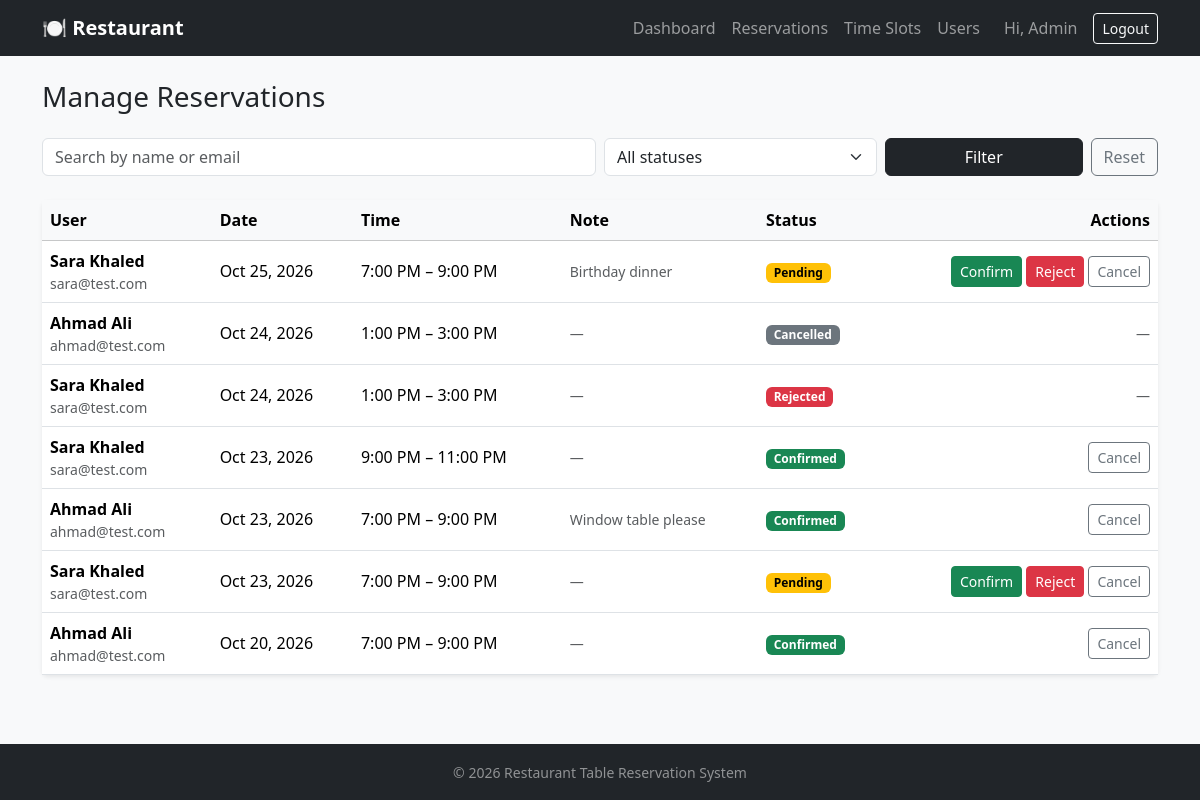
Screenshot of /admin/reservations.php (signed in) with the database file from the repository.
### tables this page shows
CREATE TABLE reservations (
    id INT AUTO_INCREMENT PRIMARY KEY,
    user_id INT NOT NULL,
    slot_id INT NOT NULL,
    note TEXT NULL,
    status ENUM(
        'pending',
        'confirmed',
        'rejected',
        'cancelled'
    ) NOT NULL DEFAULT 'pending',
    created_at TIMESTAMP NOT NULL DEFAULT CURRENT_TIMESTAMP,
    CONSTRAINT fk_reservations_user FOREIGN KEY (user_id) REFERENCES users (id) ON DELETE CASCADE,
    CONSTRAINT fk_reservations_slot FOREIGN KEY (slot_id) REFERENCES time_slots (id) ON DELETE CASCADE,
    CONSTRAINT uq_user_slot UNIQUE (user_id, slot_id)
);

CREATE TABLE users (
    id INT AUTO_INCREMENT PRIMARY KEY,
    name VARCHAR(100) NOT NULL,
    email VARCHAR(150) NOT NULL UNIQUE,
    password VARCHAR(255) NOT NULL,
    role ENUM('user', 'admin') NOT NULL DEFAULT 'user',
    is_active TINYINT(1) NOT NULL DEFAULT 1,
    created_at TIMESTAMP NOT NULL DEFAULT CURRENT_TIMESTAMP
);

CREATE TABLE time_slots (
    id INT AUTO_INCREMENT PRIMARY KEY,
    slot_date DATE NOT NULL,
    start_time TIME NOT NULL,
    end_time TIME NOT NULL,
    capacity INT NOT NULL,
    created_at TIMESTAMP NOT NULL DEFAULT CURRENT_TIMESTAMP,
    CONSTRAINT chk_capacity CHECK (capacity > 0),
    CONSTRAINT chk_time_order CHECK (end_time > start_time)
);

### includes/Auth.php (called while the page is built, shortened)
<?php
class Auth
{
    public static function isLoggedIn()
    {
        return isset($_SESSION['user_id']);
    }
    public static function isAdmin()
    {
        return self::isLoggedIn() && $_SESSION['user_role'] === 'admin';
    }
}

### includes/Reservation.php (called while the page is built, shortened)
<?php
class Reservation
{
    private $pdo;
    public function __construct($pdo)
    {
        $this->pdo = $pdo;
    }
    public function getAll($search = '', $status = '')
    {
        $sql = "SELECT r.id, r.note, r.status, r.created_at,
                   u.name, u.email,
                   ts.slot_date, ts.start_time, ts.end_time
            FROM reservations r
            JOIN users u ON u.id = r.user_id
            JOIN time_slots ts ON ts.id = r.slot_id
            WHERE 1 = 1";
        $params = [];
        $sql .= " ORDER BY ts.slot_date DESC, ts.start_time DESC";
        $stmt = $this->pdo->prepare($sql);
        $stmt->execute($params);
        return $stmt->fetchAll();
    }
}

### admin/reservations.php (the view, shortened to what this page needs)
<?php
require_once '../includes/init.php';
$reservationModel = new Reservation($pdo);
$search = trim($_GET['search'] ?? '');
$status = $_GET['status'] ?? '';
$reservations = $reservationModel->getAll($search, $status);
$basePath  = '../';
require_once '../includes/header.php';
$badgeClasses = [
    'pending'   => 'text-bg-warning',
    'confirmed' => 'text-bg-success',
    'rejected'  => 'text-bg-danger',
    'cancelled' => 'text-bg-secondary',
];
$actions = [
    'pending'   => ['confirmed' => ['Confirm', 'btn-success'], 'rejected' => ['Reject', 'btn-danger'], 'cancelled' => ['Cancel', 'btn-outline-secondary']],
    'confirmed' => ['cancelled' => ['Cancel', 'btn-outline-secondary']],
];
?>
<h1 class="h3 mb-4">Manage Reservations</h1>
<form method="get" class="row g-2 mb-4">
    <div class="col-12 col-md-6">
        <input type="text" name="search" class="form-control" placeholder="Search by name or email"
            value="<?= htmlspecialchars($search) ?>">
    </div>
    <div class="col-8 col-md-3">
        <select name="status" class="form-select">
            <option value="">All statuses</option>
        </select>
    </div>
    <div class="col-4 col-md-3 d-flex gap-2">
        <button type="submit" class="btn btn-dark flex-grow-1">Filter</button>
        <a href="reservations.php" class="btn btn-outline-secondary">Reset</a>
    </div>
</form>
<?php if (empty($reservations)): ?>
    <div class="alert alert-info">No reservations found.</div>
<?php else: ?>
    <div class="card shadow-sm border-0">
        <div class="table-responsive">
            <table class="table table-hover align-middle mb-0">
                <thead class="table-light">
                    <tr>
                        <th>User</th>
                        <th>Date</th>
                        <th>Time</th>
                        <th>Note</th>
                        <th>Status</th>
                        <th class="text-end">Actions</th>
                    </tr>
                </thead>
                <tbody>
                    <?php foreach ($reservations as $reservation): ?>
                        <tr>
                            <td>
                                <div class="fw-semibold"><?= htmlspecialchars($reservation['name']) ?></div>
                                <div class="small text-muted"><?= htmlspecialchars($reservation['email']) ?></div>
                            </td>
                            <td class="text-nowrap"><?= date('M j, Y', strtotime($reservation['slot_date'])) ?></td>
                            <td class="text-nowrap">
                                <?= date('g:i A', strtotime($reservation['start_time'])) ?> – <?= date('g:i A', strtotime($reservation['end_time'])) ?>
                            </td>
                            <td class="small text-muted"><?= htmlspecialchars($reservation['note'] ?? '—') ?></td>
                            <td>
                                <span class="badge <?= $badgeClasses[$reservation['status']] ?>"><?= ucfirst($reservation['status']) ?></span>
                            </td>
                            <td class="text-end text-nowrap">
                                <?php if (isset($actions[$reservation['status']])): ?>
                                    <?php foreach ($actions[$reservation['status']] as $newStatus => [$label, $btnClass]): ?>
                                        <form method="post" class="d-inline">
                                            <button type="submit" name="action" value="<?= $newStatus ?>"
                                                class="btn btn-sm <?= $btnClass ?>"><?= $label ?></button>
                                        </form>
                                    <?php endforeach; ?>
                                <?php else: ?>
                                    <span class="text-muted small">—</span>
                                <?php endif; ?>
                            </td>
                        </tr>
                    <?php endforeach; ?>
                </tbody>
            </table>
        </div>
    </div>
<?php endif; ?>
<?php require_once '../includes/footer.php'; ?>

### includes/header.php (shortened to what this page needs)
<?php
$basePath  = $basePath ?? '';
?>
<!DOCTYPE html>
<html lang="en">
<head>
    <link href="https://cdn.jsdelivr.net/npm/bootstrap@5.3.3/dist/css/bootstrap.min.css" rel="stylesheet">
</head>
<body class="bg-light d-flex flex-column min-vh-100">
    <nav class="navbar navbar-expand-lg navbar-dark bg-dark">
        <div class="container">
            <a class="navbar-brand fw-semibold" href="<?= $basePath ?>index.php">🍽️ Restaurant</a>
            <div class="collapse navbar-collapse" id="mainNav">
                <ul class="navbar-nav ms-auto align-items-lg-center">
                    <?php if (Auth::isAdmin()): ?>
                        <li class="nav-item"><a class="nav-link" href="<?= $basePath ?>admin/index.php">Dashboard</a></li>
                        <li class="nav-item"><a class="nav-link" href="<?= $basePath ?>admin/reservations.php">Reservations</a></li>
                        <li class="nav-item"><a class="nav-link" href="<?= $basePath ?>admin/slots.php">Time Slots</a></li>
                        <li class="nav-item"><a class="nav-link" href="<?= $basePath ?>admin/users.php">Users</a></li>
                    <?php elseif (Auth::isLoggedIn()): ?>
                        <li class="nav-item"><a class="nav-link" href="<?= $basePath ?>slots.php">Available Slots</a></li>
                        <li class="nav-item"><a class="nav-link" href="<?= $basePath ?>my-reservations.php">My Reservations</a></li>
                    <?php endif; ?>
                    <?php if (Auth::isLoggedIn()): ?>
                        <li class="nav-item">
                            <span class="navbar-text mx-lg-3">Hi, <?= htmlspecialchars($_SESSION['user_name']) ?></span>
                        </li>
                        <li class="nav-item">
                            <a class="btn btn-outline-light btn-sm" href="<?= $basePath ?>logout.php">Logout</a>
                        </li>
                    <?php else: ?>
                        <li class="nav-item"><a class="nav-link" href="<?= $basePath ?>login.php">Login</a></li>
                        <li class="nav-item"><a class="nav-link" href="<?= $basePath ?>register.php">Register</a></li>
                    <?php endif; ?>
                </ul>
            </div>
        </div>
    </nav>
    <main class="container py-4 flex-grow-1">

### includes/footer.php (shortened to what this page needs)
</main>
<footer class="bg-dark text-white-50 text-center py-3 mt-auto">
    <small>&copy; 2026 Restaurant Table Reservation System</small>
</footer>
</body>
</html>

### rows the page displays
reservations: user.name "Sara Khaled", user.email "sara@test.com", slot.slot_date "Oct 25, 2026", slot.start_time "7:00 PM", slot.end_time "9:00 PM", note "Birthday dinner", status "Pending", label "Confirm", label "Reject", label "Cancel"
reservations: user.name "Ahmad Ali", user.email "ahmad@test.com", slot.slot_date "Oct 24, 2026", slot.start_time "1:00 PM", slot.end_time "3:00 PM", note "—", status "Cancelled"
reservations: user.name "Sara Khaled", user.email "sara@test.com", slot.slot_date "Oct 24, 2026", slot.start_time "1:00 PM", slot.end_time "3:00 PM", note "—", status "Rejected"
reservations: user.name "Sara Khaled", user.email "sara@test.com", slot.slot_date "Oct 23, 2026", slot.start_time "9:00 PM", slot.end_time "11:00 PM", note "—", status "Confirmed", label "Cancel"
reservations: user.name "Ahmad Ali", user.email "ahmad@test.com", slot.slot_date "Oct 23, 2026", slot.start_time "7:00 PM", slot.end_time "9:00 PM", note "Window table please", status "Confirmed", label "Cancel"
reservations: user.name "Sara Khaled", user.email "sara@test.com", slot.slot_date "Oct 23, 2026", slot.start_time "7:00 PM", slot.end_time "9:00 PM", note "—", status "Pending", label "Confirm", label "Reject", label "Cancel"
reservations: user.name "Ahmad Ali", user.email "ahmad@test.com", slot.slot_date "Oct 20, 2026", slot.start_time "7:00 PM", slot.end_time "9:00 PM", note "—", status "Confirmed", label "Cancel"

### other values shown
$_SESSION['user_name'] "Admin"
